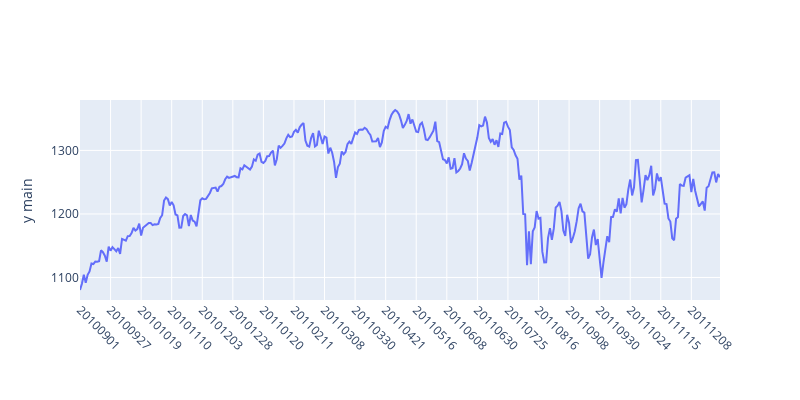
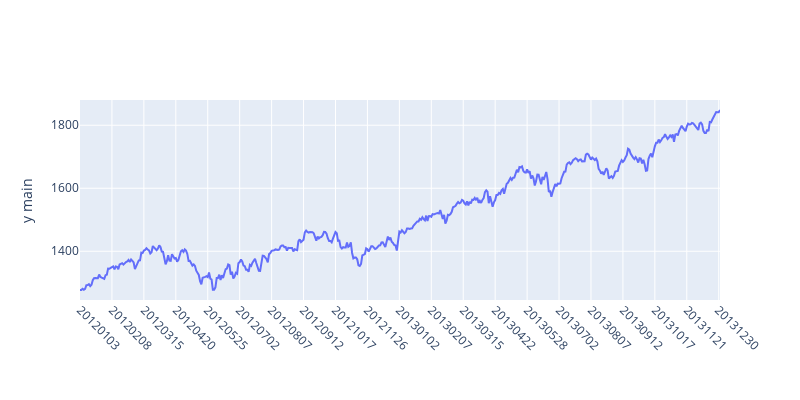
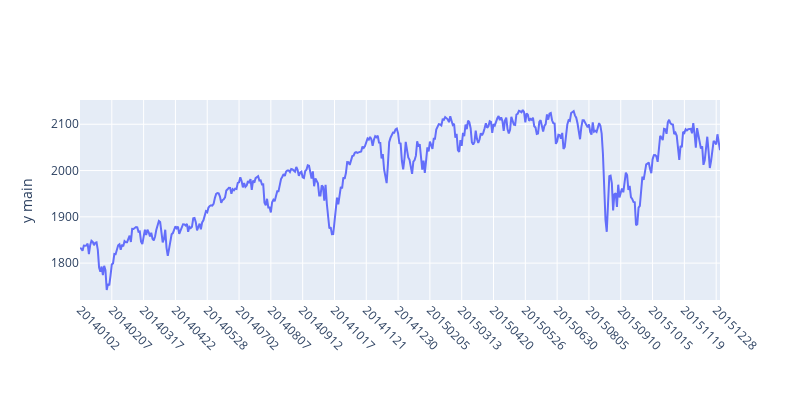

Here is the notebook cell these charts were saved with, in order:
### Code cell
years_per_graph = 2
for y in np.arange(10,21,years_per_graph):
    yyyymmdd_low = (2000+y)*100*100 + 101
    yyyymmdd_high = (2000+y+years_per_graph)*100*100 + 101
    c1 = df_esz99.settle_date>=yyyymmdd_low
    c2 = df_esz99.settle_date<=yyyymmdd_high
    dft = df_esz99[c1 & c2][['settle_date','close']]
    iplot(plotly_plot(df_in=dft,x_column='settle_date'))

### Figure 1 — Plotly figure (JSON) as saved in the notebook; plotly's stock layout.template omitted (floating-point values rounded to 4 significant figures; data arrays with more than 128 entries replaced by an {"elided": "..."} marker saying what was removed)
{"data": [{"name": "close", "type": "scatter", "x": {"elided": "336 int values"}, "y": {"elided": "336 float values"}, "yaxis": "y"}], "layout": {"autosize": false, "height": 400, "margin": {"b": 100}, "title": {"x": 0.5, "xanchor": "center", "y": 0.9, "yanchor": "top"}, "width": 800, "xaxis": {"tickangle": 45, "ticktext": [20100901, 20100927, 20101019, 20101110, 20101203, 20101228, 20110120, 20110211, 20110308, 20110330, 20110421, 20110516, 20110608, 20110630, 20110725, 20110816, 20110908, 20110930, 20111024, 20111115, 20111208], "tickvals": [20100901, 20100927, 20101019, 20101110, 20101203, 20101228, 20110120, 20110211, 20110308, 20110330, 20110421, 20110516, 20110608, 20110630, 20110725, 20110816, 20110908, 20110930, 20111024, 20111115, 20111208], "type": "category"}, "yaxis": {"title": {"text": "y main"}}, "yaxis2": {"overlaying": "y", "side": "right", "title": {"text": "y alt"}}}}

### Figure 2 — Plotly figure (JSON) as saved in the notebook; plotly's stock layout.template omitted (floating-point values rounded to 4 significant figures; data arrays with more than 128 entries replaced by an {"elided": "..."} marker saying what was removed)
{"data": [{"name": "close", "type": "scatter", "x": {"elided": "502 int values"}, "y": {"elided": "502 float values"}, "yaxis": "y"}], "layout": {"autosize": false, "height": 400, "margin": {"b": 100}, "title": {"x": 0.5, "xanchor": "center", "y": 0.9, "yanchor": "top"}, "width": 800, "xaxis": {"tickangle": 45, "ticktext": [20120103, 20120208, 20120315, 20120420, 20120525, 20120702, 20120807, 20120912, 20121017, 20121126, 20130102, 20130207, 20130315, 20130422, 20130528, 20130702, 20130807, 20130912, 20131017, 20131121, 20131230], "tickvals": [20120103, 20120208, 20120315, 20120420, 20120525, 20120702, 20120807, 20120912, 20121017, 20121126, 20130102, 20130207, 20130315, 20130422, 20130528, 20130702, 20130807, 20130912, 20131017, 20131121, 20131230], "type": "category"}, "yaxis": {"title": {"text": "y main"}}, "yaxis2": {"overlaying": "y", "side": "right", "title": {"text": "y alt"}}}}

### Figure 3 — Plotly figure (JSON) as saved in the notebook; plotly's stock layout.template omitted (floating-point values rounded to 4 significant figures; data arrays with more than 128 entries replaced by an {"elided": "..."} marker saying what was removed)
{"data": [{"name": "close", "type": "scatter", "x": {"elided": "504 int values"}, "y": {"elided": "504 float values"}, "yaxis": "y"}], "layout": {"autosize": false, "height": 400, "margin": {"b": 100}, "title": {"x": 0.5, "xanchor": "center", "y": 0.9, "yanchor": "top"}, "width": 800, "xaxis": {"tickangle": 45, "ticktext": [20140102, 20140207, 20140317, 20140422, 20140528, 20140702, 20140807, 20140912, 20141017, 20141121, 20141230, 20150205, 20150313, 20150420, 20150526, 20150630, 20150805, 20150910, 20151015, 20151119, 20151228], "tickvals": [20140102, 20140207, 20140317, 20140422, 20140528, 20140702, 20140807, 20140912, 20141017, 20141121, 20141230, 20150205, 20150313, 20150420, 20150526, 20150630, 20150805, 20150910, 20151015, 20151119, 20151228], "type": "category"}, "yaxis": {"title": {"text": "y main"}}, "yaxis2": {"overlaying": "y", "side": "right", "title": {"text": "y alt"}}}}
